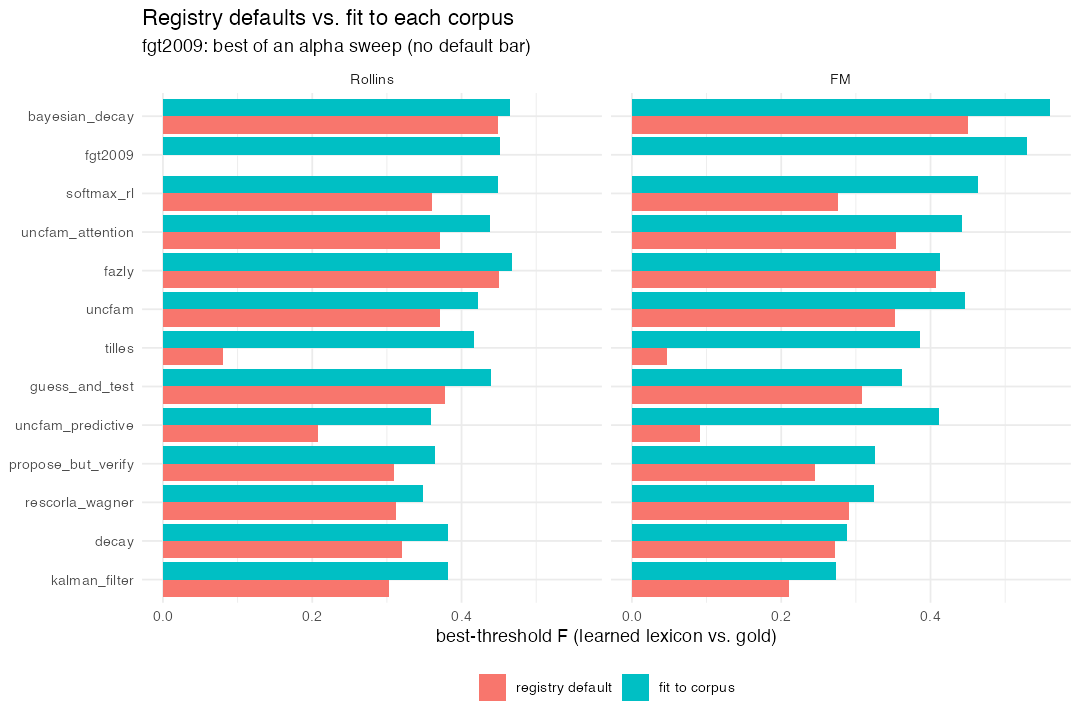

Generate this figure with R:
# Fit each model's parameters to each bundled corpus by maximizing the
# best-threshold F-score of the learned lexicon against the corpus gold
# lexicon.
#
# The bundled corpora have no human accuracy vector, so xsl_fit()'s
# SSE-against-accuracy objective does not apply -- this runs a parallel
# DEoptim search with objective 1 - get_roc_max(matrix, gold). Companion to
# corpus_gold_comparison.R, which uses each model's *default* (registry)
# parameters; here they are fit per corpus.
#
# Models fit:
#   - all deterministic associative models (one xsl_run() per DEoptim eval)
#   - the cheap stochastic models propose_but_verify / guess_and_test /
#     softmax_rl (N_SIM simulations averaged per eval)
#   - fgt2009() by a coarse alpha sweep (a single run is itself an MCMC fit)
# Left at defaults: uncfam_sampling / multi_sampling (their per-simulation
# cost on FM makes a DEoptim search impractical -- ~60 h each) and pursuit.
#
# DEoptim runs in parallel over a local cluster (N_CORES). On this machine the
# whole run is a few hours; the FM stochastic fits dominate. Run from the
# package root against the *installed* package:
#   R CMD INSTALL . && Rscript tests/bakeoff_comparison/corpus_gold_fits.R
# Writes: corpus_gold_fits.rds, corpus_gold_fits.png (this dir).

suppressMessages({
  library(XSLmodels)
  library(DEoptim)
  library(parallel)
  library(dplyr)
  library(tidyr)
  library(ggplot2)
})

set.seed(1)
out_dir <- "tests/bakeoff_comparison"

# DEoptim's managed parallel backend sizes its cluster from
# parallelly::availableCores(), which honours options(mc.cores).
N_CORES <- max(1L, min(6L, parallel::detectCores() - 2L))
options(mc.cores = N_CORES)
N_SIM <- 60L   # simulations averaged per DEoptim eval, stochastic models

corpora <- list(Rollins = rollins_corpus, FM = fm_corpus)

det_models   <- c("decay", "uncfam", "uncfam_attention", "uncfam_predictive",
                  "fazly", "rescorla_wagner", "tilles", "bayesian_decay",
                  "kalman_filter")
stoch_models <- c("propose_but_verify", "guess_and_test", "softmax_rl")

# --- objective (evaluated on the parallel workers) ----------------------
# Per-fit state lives in globals so DEoptim can re-export it each call
# (parVar); the workers only have the installed package, hence XSLmodels::.

GF_BASE <- NULL; GF_DATA <- NULL; GF_GOLD <- NULL; GF_NSIM <- 1L; GF_DN <- NULL

gold_obj <- function(par) {
  m <- tryCatch(
    suppressWarnings(XSLmodels::xsl_run(
      XSLmodels::update_params(GF_BASE, par), GF_DATA,
      control = XSLmodels::xslControl(n_sim = GF_NSIM))$fits[[1]]$matrix),
    error = function(e) NULL)
  if (is.null(m) || !any(is.finite(m)) || all(m == m[1])) return(2)
  if (is.null(dimnames(m))) dimnames(m) <- GF_DN
  f <- tryCatch(XSLmodels::get_roc_max(m, gold_lexicon = GF_GOLD),
                error = function(e) NA_real_)
  if (is.finite(f)) 1 - f else 2       # minimize; 2 is worse than any real F
}

score_gold <- function(model, corpus, n_sim = 1L) {
  m <- tryCatch(suppressWarnings(
    xsl_run(model, corpus$data, control = xslControl(n_sim = n_sim))$fits[[1]]$matrix),
    error = function(e) NULL)
  if (is.null(m)) return(NA_real_)
  if (is.null(dimnames(m)))
    dimnames(m) <- list(sort(unique(unlist(corpus$data$train$words))),
                        sort(unique(unlist(corpus$data$train$objects))))
  f <- tryCatch(get_roc_max(m, gold_lexicon = corpus$gold), error = function(e) NA_real_)
  if (is.finite(f)) f else NA_real_
}

fit_model <- function(model_name, corpus, n_sim) {
  entry <- XSLmodels:::get_model_registry_entry(model_name)
  base  <- entry$constructor()
  n_par <- length(entry$lower)
  par_names <- names(base$params)[seq_len(n_par)]

  GF_BASE <<- base
  GF_DATA <<- corpus$data
  GF_GOLD <<- corpus$gold
  GF_NSIM <<- as.integer(n_sim)
  GF_DN   <<- list(sort(unique(unlist(corpus$data$train$words))),
                   sort(unique(unlist(corpus$data$train$objects))))

  ctrl <- DEoptim::DEoptim.control(
    NP = max(20L, 10L * n_par), itermax = 25L, reltol = 5e-3, steptol = 8L,
    trace = FALSE, parallelType = "parallel",
    parVar = c("GF_BASE", "GF_DATA", "GF_GOLD", "GF_NSIM", "GF_DN"),
    packages = list("XSLmodels"))
  res <- DEoptim::DEoptim(gold_obj, entry$lower, entry$upper, ctrl)

  tibble(
    model     = model_name,
    f_default = score_gold(base, corpus, n_sim),
    f_fitted  = 1 - res$optim$bestval,
    params    = paste(par_names, signif(res$optim$bestmem, 4), sep = "=",
                      collapse = ", ")
  )
}

# --- run -----------------------------------------------------------------

run_set <- function(model_names, n_sim) {
  lapply(names(corpora), function(cn) {
    lapply(model_names, function(mn) {
      message(sprintf("[%s] fitting %s (n_sim = %d) ...", cn, mn, n_sim))
      t0 <- Sys.time()
      out <- fit_model(mn, corpora[[cn]], n_sim)
      out$corpus <- cn
      message(sprintf("    default F = %.3f  ->  fitted F = %.3f  (%s)  [%.0f s]",
                      out$f_default, out$f_fitted, out$params,
                      as.numeric(Sys.time() - t0, units = "secs")))
      out
    }) |> bind_rows()
  }) |> bind_rows()
}

results <- bind_rows(run_set(det_models, 1L), run_set(stoch_models, N_SIM))

# fgt2009(): coarse alpha sweep (serial)
fgt_rows <- lapply(names(corpora), function(cn) {
  corpus <- corpora[[cn]]
  n <- length(corpus$data$train$words)
  alphas <- sort(unique(round(c(1, 2, 3, 5, 8, 12, 20) *
                                 max(1, round(sqrt(n / 600))))))
  message(sprintf("[%s] sweeping fgt2009 alpha over %s ...",
                  cn, paste(alphas, collapse = ", ")))
  sw <- fgt2009_sweep_alpha(corpus$data, alphas = alphas, gold = corpus$gold,
                            gamma = 0.1, kappa = 0.05,
                            n_warmup = 60, n_samples = 150)
  best <- sw[which.max(sw$f_max), ]
  tibble(model = "fgt2009", corpus = cn, f_default = NA_real_,
         f_fitted = best$f_max,
         params = sprintf("alpha=%g (gamma=0.1, kappa=0.05)", best$alpha))
}) |> bind_rows()

results <- bind_rows(results, fgt_rows) |>
  select(corpus, model, f_default, f_fitted, params) |>
  arrange(corpus, desc(f_fitted))

print(as.data.frame(results), row.names = FALSE)
saveRDS(results, file.path(out_dir, "corpus_gold_fits.rds"))

# --- plot: default vs fitted -------------------------------------------

plot_df <- results |>
  pivot_longer(c(f_default, f_fitted), names_to = "which", values_to = "F") |>
  mutate(which = factor(recode(which, f_default = "registry default",
                               f_fitted = "fit to corpus"),
                        levels = c("registry default", "fit to corpus")),
         corpus = factor(corpus, levels = c("Rollins", "FM")),
         model = factor(model, levels = results |>
                          group_by(model) |> summarise(m = mean(f_fitted)) |>
                          arrange(m) |> pull(model)))

p <- ggplot(plot_df, aes(model, F, fill = which)) +
  geom_col(position = "dodge") +
  coord_flip() +
  facet_wrap(~corpus) +
  labs(x = NULL, y = "best-threshold F (learned lexicon vs. gold)", fill = NULL,
       title = "Registry defaults vs. fit to each corpus",
       subtitle = "fgt2009: best of an alpha sweep (no default bar)") +
  theme_minimal() +
  theme(legend.position = "bottom")

ggsave(file.path(out_dir, "corpus_gold_fits.png"), p,
       width = 9, height = 6, dpi = 120)

message("wrote corpus_gold_fits.{rds,png}")
